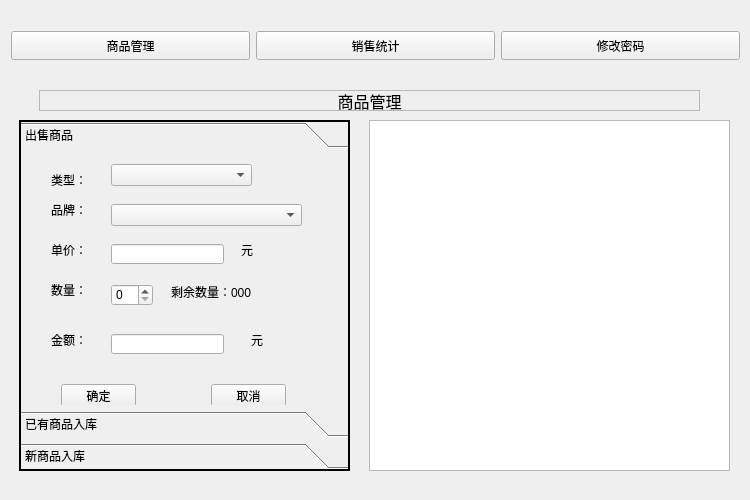
<?xml version="1.0" encoding="UTF-8"?>
<ui version="4.0">
 <class>Widget</class>
 <widget class="QWidget" name="Widget">
  <property name="geometry">
   <rect>
    <x>0</x>
    <y>0</y>
    <width>750</width>
    <height>500</height>
   </rect>
  </property>
  <property name="windowTitle">
   <string>数据管理系统</string>
  </property>
  <widget class="QWidget" name="horizontalLayoutWidget">
   <property name="geometry">
    <rect>
     <x>0</x>
     <y>20</y>
     <width>751</width>
     <height>51</height>
    </rect>
   </property>
   <layout class="QHBoxLayout" name="horizontalLayout">
    <item>
     <widget class="QPushButton" name="manageBtn">
      <property name="enabled">
       <bool>true</bool>
      </property>
      <property name="sizePolicy">
       <sizepolicy hsizetype="Minimum" vsizetype="Minimum">
        <horstretch>0</horstretch>
        <verstretch>0</verstretch>
       </sizepolicy>
      </property>
      <property name="minimumSize">
       <size>
        <width>0</width>
        <height>23</height>
       </size>
      </property>
      <property name="text">
       <string>商品管理</string>
      </property>
     </widget>
    </item>
    <item>
     <widget class="QPushButton" name="chartBtn">
      <property name="sizePolicy">
       <sizepolicy hsizetype="Minimum" vsizetype="Minimum">
        <horstretch>0</horstretch>
        <verstretch>0</verstretch>
       </sizepolicy>
      </property>
      <property name="text">
       <string>销售统计</string>
      </property>
     </widget>
    </item>
    <item>
     <widget class="QPushButton" name="passwordBtn">
      <property name="sizePolicy">
       <sizepolicy hsizetype="Minimum" vsizetype="Minimum">
        <horstretch>0</horstretch>
        <verstretch>0</verstretch>
       </sizepolicy>
      </property>
      <property name="text">
       <string>修改密码</string>
      </property>
     </widget>
    </item>
   </layout>
  </widget>
  <widget class="QStackedWidget" name="stackedWidget">
   <property name="geometry">
    <rect>
     <x>9</x>
     <y>80</y>
     <width>731</width>
     <height>410</height>
    </rect>
   </property>
   <widget class="QWidget" name="managePage">
    <widget class="QLabel" name="label">
     <property name="geometry">
      <rect>
       <x>30</x>
       <y>10</y>
       <width>661</width>
       <height>21</height>
      </rect>
     </property>
     <property name="font">
      <font>
       <pointsize>12</pointsize>
      </font>
     </property>
     <property name="frameShape">
      <enum>QFrame::StyledPanel</enum>
     </property>
     <property name="text">
      <string>商品管理</string>
     </property>
     <property name="alignment">
      <set>Qt::AlignCenter</set>
     </property>
    </widget>
    <widget class="QToolBox" name="toolBox">
     <property name="geometry">
      <rect>
       <x>10</x>
       <y>40</y>
       <width>331</width>
       <height>351</height>
      </rect>
     </property>
     <property name="frameShape">
      <enum>QFrame::WinPanel</enum>
     </property>
     <property name="currentIndex">
      <number>0</number>
     </property>
     <widget class="QWidget" name="page">
      <property name="geometry">
       <rect>
        <x>0</x>
        <y>0</y>
        <width>327</width>
        <height>269</height>
       </rect>
      </property>
      <attribute name="label">
       <string>出售商品</string>
      </attribute>
      <widget class="QLabel" name="label_2">
       <property name="geometry">
        <rect>
         <x>30</x>
         <y>20</y>
         <width>54</width>
         <height>12</height>
        </rect>
       </property>
       <property name="text">
        <string>类型：</string>
       </property>
      </widget>
      <widget class="QLabel" name="label_3">
       <property name="geometry">
        <rect>
         <x>30</x>
         <y>50</y>
         <width>54</width>
         <height>12</height>
        </rect>
       </property>
       <property name="text">
        <string>品牌：</string>
       </property>
      </widget>
      <widget class="QLabel" name="label_4">
       <property name="geometry">
        <rect>
         <x>30</x>
         <y>90</y>
         <width>54</width>
         <height>12</height>
        </rect>
       </property>
       <property name="text">
        <string>单价：</string>
       </property>
      </widget>
      <widget class="QLabel" name="label_5">
       <property name="geometry">
        <rect>
         <x>30</x>
         <y>130</y>
         <width>54</width>
         <height>12</height>
        </rect>
       </property>
       <property name="text">
        <string>数量：</string>
       </property>
      </widget>
      <widget class="QLabel" name="label_6">
       <property name="geometry">
        <rect>
         <x>30</x>
         <y>180</y>
         <width>54</width>
         <height>12</height>
        </rect>
       </property>
       <property name="text">
        <string>金额：</string>
       </property>
      </widget>
      <widget class="QPushButton" name="sellOkBtn">
       <property name="geometry">
        <rect>
         <x>40</x>
         <y>230</y>
         <width>75</width>
         <height>23</height>
        </rect>
       </property>
       <property name="text">
        <string>确定</string>
       </property>
      </widget>
      <widget class="QPushButton" name="sellCancelBtn">
       <property name="geometry">
        <rect>
         <x>190</x>
         <y>230</y>
         <width>75</width>
         <height>23</height>
        </rect>
       </property>
       <property name="text">
        <string>取消</string>
       </property>
      </widget>
      <widget class="QComboBox" name="sellTypeComboBox">
       <property name="geometry">
        <rect>
         <x>90</x>
         <y>10</y>
         <width>141</width>
         <height>22</height>
        </rect>
       </property>
      </widget>
      <widget class="QComboBox" name="sellBrandComboBox">
       <property name="geometry">
        <rect>
         <x>90</x>
         <y>50</y>
         <width>191</width>
         <height>22</height>
        </rect>
       </property>
      </widget>
      <widget class="QLineEdit" name="sellPriceLineEdit">
       <property name="geometry">
        <rect>
         <x>90</x>
         <y>90</y>
         <width>113</width>
         <height>20</height>
        </rect>
       </property>
      </widget>
      <widget class="QLabel" name="label_7">
       <property name="geometry">
        <rect>
         <x>220</x>
         <y>90</y>
         <width>54</width>
         <height>12</height>
        </rect>
       </property>
       <property name="text">
        <string>元</string>
       </property>
      </widget>
      <widget class="QSpinBox" name="sellNumSpinBox">
       <property name="geometry">
        <rect>
         <x>90</x>
         <y>130</y>
         <width>42</width>
         <height>22</height>
        </rect>
       </property>
      </widget>
      <widget class="QLabel" name="sellLastNumLabel">
       <property name="geometry">
        <rect>
         <x>150</x>
         <y>130</y>
         <width>111</width>
         <height>16</height>
        </rect>
       </property>
       <property name="text">
        <string>剩余数量：000</string>
       </property>
      </widget>
      <widget class="QLineEdit" name="sellSumLineEdit">
       <property name="geometry">
        <rect>
         <x>90</x>
         <y>180</y>
         <width>113</width>
         <height>20</height>
        </rect>
       </property>
      </widget>
      <widget class="QLabel" name="label_9">
       <property name="geometry">
        <rect>
         <x>230</x>
         <y>180</y>
         <width>54</width>
         <height>12</height>
        </rect>
       </property>
       <property name="text">
        <string>元</string>
       </property>
      </widget>
     </widget>
     <widget class="QWidget" name="page_3">
      <property name="geometry">
       <rect>
        <x>0</x>
        <y>0</y>
        <width>327</width>
        <height>269</height>
       </rect>
      </property>
      <attribute name="label">
       <string>已有商品入库</string>
      </attribute>
     </widget>
     <widget class="QWidget" name="page_4">
      <property name="geometry">
       <rect>
        <x>0</x>
        <y>0</y>
        <width>327</width>
        <height>269</height>
       </rect>
      </property>
      <attribute name="label">
       <string>新商品入库</string>
      </attribute>
     </widget>
    </widget>
    <widget class="QListWidget" name="dailyList">
     <property name="geometry">
      <rect>
       <x>360</x>
       <y>40</y>
       <width>361</width>
       <height>351</height>
      </rect>
     </property>
    </widget>
   </widget>
   <widget class="QWidget" name="page_2"/>
  </widget>
 </widget>
 <layoutdefault spacing="6" margin="11"/>
 <resources/>
 <connections/>
</ui>
